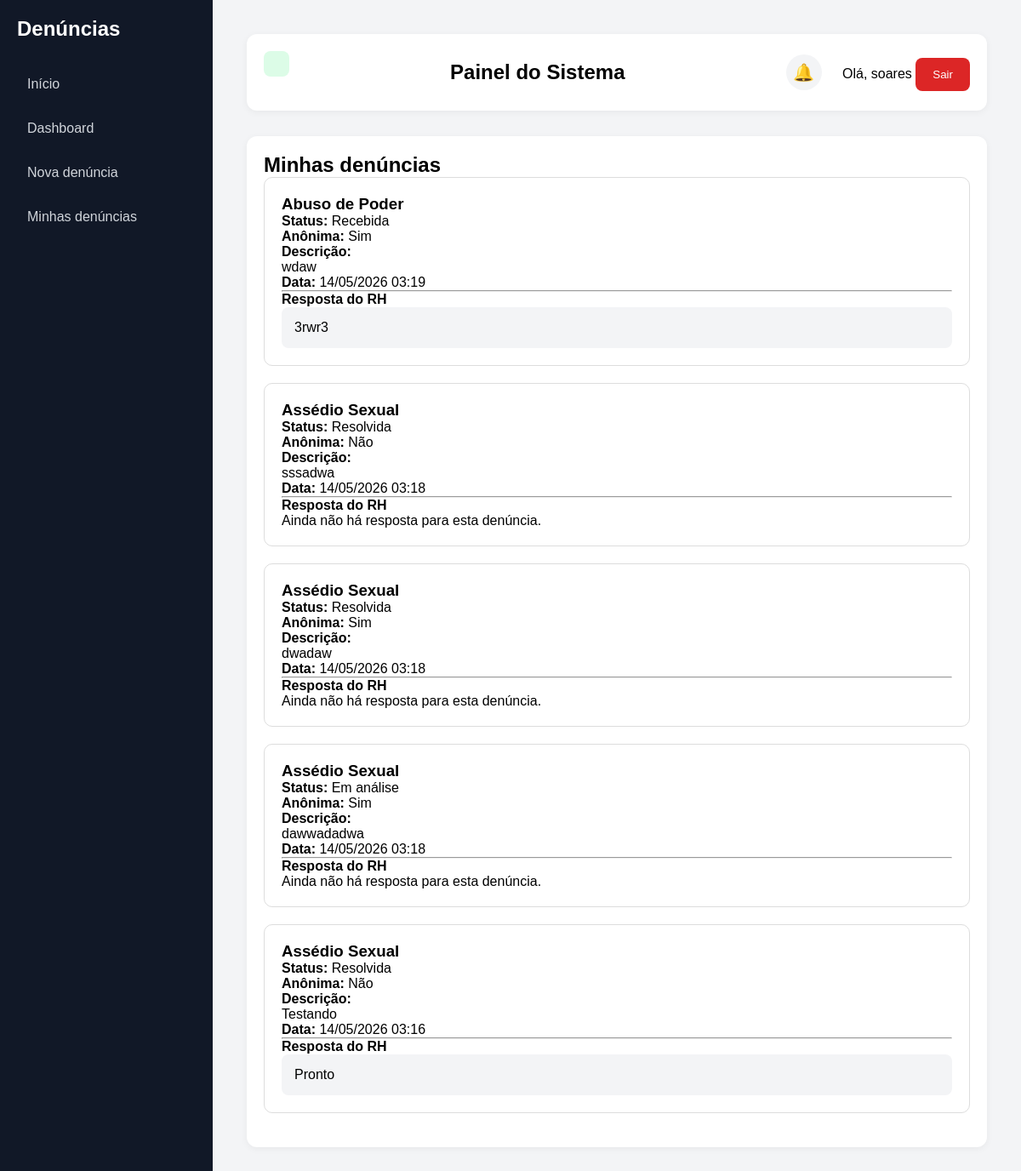
/minhas-denuncias/ (signed in), run on the app's committed database.
### denuncias/models.py (models this page shows, shortened)
class Denuncia(models.Model):
    TIPOS = [
        ("moral", "Assédio Moral"),
        ("sexual", "Assédio Sexual"),
        ("abuso", "Abuso de Poder"),
    ]
    STATUS = [
        ("recebida", "Recebida"),
        ("analise", "Em análise"),
        ("resolvida", "Resolvida"),
    ]
    usuario = models.ForeignKey(User, on_delete=models.SET_NULL, null=True, blank=True)
    descricao = models.TextField()
    tipo = models.CharField(max_length=20, choices=TIPOS)
    anonima = models.BooleanField(default=False)
    status = models.CharField(max_length=20, choices=STATUS, default="recebida")
    data_criacao = models.DateTimeField(auto_now_add=True)
    resposta_rh = models.TextField(blank=True, null=True)
    setor = models.ForeignKey(Setor, on_delete=models.SET_NULL, null=True, blank=True)
    exibir_setor = models.BooleanField(default=True)
    link_anexo = models.URLField(blank=True, null=True)

### denuncias/views.py (the view)
# urls.py: path('minhas-denuncias/', minhas_denuncias,  name='minhas_denuncias'),
@login_required
def minhas_denuncias(request):
    denuncias = Denuncia.objects.filter(usuario=request.user).order_by("-data_criacao")
    return render(request, "denuncias/minhas_denuncias.html", {"denuncias": denuncias})

### denuncias/context_processors.py (called while the page is built, shortened)
def grupos_usuario(request):
    notificacoes = Notificacao.objects.filter(
        usuario=request.user
    ).order_by('-data_criacao')[:5]
    total_nao_lidas = Notificacao.objects.filter(
        usuario=request.user,
        lida=False
    ).count()
    return {
        'ui_rh': request.user.groups.filter(name='RH').exists(),
        'ui_admin': request.user.groups.filter(name='Administrador').exists() or request.user.is_superuser,
        'notificacoes': notificacoes,
        'total_nao_lidas': total_nao_lidas,
    }

### denuncias/templates/denuncias/minhas_denuncias.html
{% extends 'base.html' %}
{% block content %}
<h2>Minhas denúncias</h2>
{% if denuncias %}
    {% for d in denuncias %}
        <div style="
            border:1px solid #ddd;
            border-radius:10px;
            padding:20px;
            margin-bottom:20px;
        ">
            <h3>{{ d.get_tipo_display }}</h3>
            <p>
                <strong>Status:</strong>
                {{ d.get_status_display }}
            </p>
            <p>
                <strong>Anônima:</strong>
                {% if d.anonima %}
                    Sim
                {% else %}
                    Não
                {% endif %}
            </p>
            <p>
                <strong>Descrição:</strong><br>
                {{ d.descricao }}
            </p>
            <p>
                <strong>Data:</strong>
                {{ d.data_criacao|date:"d/m/Y H:i" }}
            </p>
            <hr>
            <h4>Resposta do RH</h4>
            {% if d.resposta_rh %}
                <div style="
                    background:#f3f4f6;
                    padding:15px;
                    border-radius:8px;
                ">
                    {{ d.resposta_rh }}
                </div>
            {% else %}
                <p>
                    Ainda não há resposta para esta denúncia.
                </p>
            {% endif %}
        </div>
    {% endfor %}
{% else %}
    <p>
        Você ainda não possui denúncias cadastradas.
    </p>
{% endif %}
{% endblock %}

### denuncias/templates/base.html (shortened to what this page needs)
<!DOCTYPE html>
<html lang="pt-br">
<head>
</head>
<body>
    <aside>
        <h2>Denúncias</h2>
        <a href="/">Início</a>
        {% if user.is_authenticated %}
        <a href="/dashboard/">Dashboard</a>
        <a href="/denuncia/">Nova denúncia</a>
        <a href="/minhas-denuncias/">Minhas denúncias</a>
        {% else %}
        <a href="/login/">Entrar</a>
        {% endif %}
    </aside>
    <main>
        <div class="topbar">
            <div style="
            background:#dcfce7;
            color:#166534;
            padding:15px;
            border-radius:8px;
            margin-bottom:20px;
        ">
            </div>
            <div>
                <h2>Painel do Sistema</h2>
            </div>
            <div>
                {% if user.is_authenticated %}
                <div class="notification-wrapper">
                    <button type="button" class="notification-bell" onclick="toggleNotifications()">
                        🔔
                    </button>
                </div>
                <span>
                    Olá, {{ user.username }}
                </span>
                <form method="post" action="/logout/" style="display:inline;">
                    <button class="logout-btn" type="submit">
                        Sair
                    </button>
                </form>
                {% endif %}
            </div>
        </div>
        <div class="card">
            {% block content %}
            {% endblock %}
        </div>
    </main>
</body>
</html>

### denuncias/templates/base.html (style rules this page uses)
* { margin: 0; padding: 0; box-sizing: border-box; }
body { font-family: Arial, sans-serif; background: #f3f4f6; display: flex; }
aside { width: 250px; background: #111827; min-height: 100vh; padding: 20px; }
aside h2 { color: white; margin-bottom: 30px; }
aside a { display: block; color: #d1d5db; text-decoration: none; padding: 12px; border-radius: 8px; margin-bottom: 10px; transition: 0.3s; }
main { flex: 1; padding: 40px; }
.topbar { background: white; padding: 20px; border-radius: 12px; margin-bottom: 30px; display: flex; justify-content: space-between; align-items: center; box-shadow: 0 2px 8px rgba(0, 0, 0, 0.05); }
.card { background: white; padding: 20px; border-radius: 12px; box-shadow: 0 2px 8px rgba(0, 0, 0, 0.05); }
button { background: #2563eb; color: white; border: none; padding: 12px 20px; border-radius: 8px; cursor: pointer; }
.logout-btn { background: #dc2626; }
.notification-wrapper { position: relative; display: inline-block; margin-right: 20px; }
.notification-bell { background: #f3f4f6; color: #111827; border: none; border-radius: 50%; width: 42px; height: 42px; cursor: pointer; display: flex; align-items: center; justify-content: center; font-size: 20px; position: relative; }

### data on the page
Denuncia: tipo "Abuso de Poder", status "Recebida", anonima "Sim", descricao "wdaw", data_criacao "14/05/2026 03:19", resposta_rh "3rwr3"
Denuncia: tipo "Assédio Sexual", status "Resolvida", anonima "Não", descricao "sssadwa", data_criacao "14/05/2026 03:18", shows "Ainda não há resposta para esta denúncia."
Denuncia: tipo "Assédio Sexual", status "Resolvida", anonima "Sim", descricao "dwadaw", data_criacao "14/05/2026 03:18", shows "Ainda não há resposta para esta denúncia."
Denuncia: tipo "Assédio Sexual", status "Em análise", anonima "Sim", descricao "dawwadadwa", data_criacao "14/05/2026 03:18", shows "Ainda não há resposta para esta denúncia."
Denuncia: tipo "Assédio Sexual", status "Resolvida", anonima "Não", descricao "Testando", data_criacao "14/05/2026 03:16", resposta_rh "Pronto"

### other printed values
{{ user.username }} "soares"
